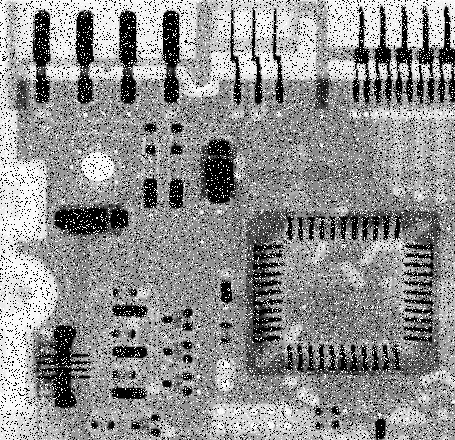
#> input picture Convolution 2D and Histogram Equalization/Median filter/Inputs/image.png, 455 x 440 px, found by its file name
$ python CLAHE.py
#> lines starting #> are read from the running program, lines starting #| are printed output that depends on the picture
import numpy as np
import cv2
import matplotlib.pyplot as plt

def calculate_histogram(image_path):


#> called with image_path = 'Inputs/image.png'
    image = cv2.imread(image_path, cv2.IMREAD_GRAYSCALE)
#> image is the input picture: shape (440, 455); min 0, max 255, mean 144.1


    hist = cv2.calcHist([image], [0], None, [256], [0, 256])
#> hist = 256 values, max 30628 at index 0, min 33 at index 254, mean 782


    clahe = cv2.createCLAHE(clipLimit=2.0, tileGridSize=(8,8))
    image_high_contrast = clahe.apply(image)
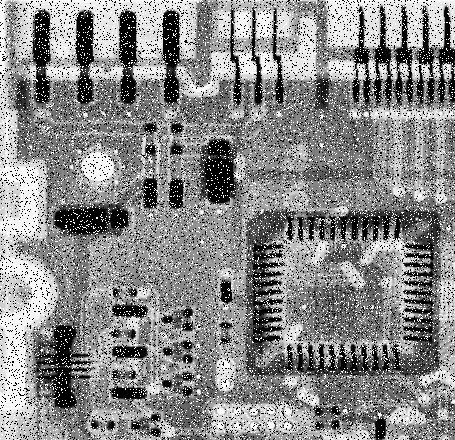
#> image_high_contrast: shape (440, 455); min 2, max 255, mean 136.7


    hist2 = cv2.calcHist([image_high_contrast], [0], None, [256], [0, 256])
#> hist2 = 256 values, max 20234 at index 2, min 0 at index 0, mean 782


    #Images Plot
    plt.figure(figsize=(10, 5))
    plt.subplot(1, 2, 1)
    plt.title('Original Image')
    plt.imshow(image, cmap="gray")
    plt.axis('off')

    plt.subplot(1, 2, 2)
    plt.title('CLAHE Image')
    plt.imshow(image_high_contrast, cmap="gray")
    plt.axis('off')

    plt.show()
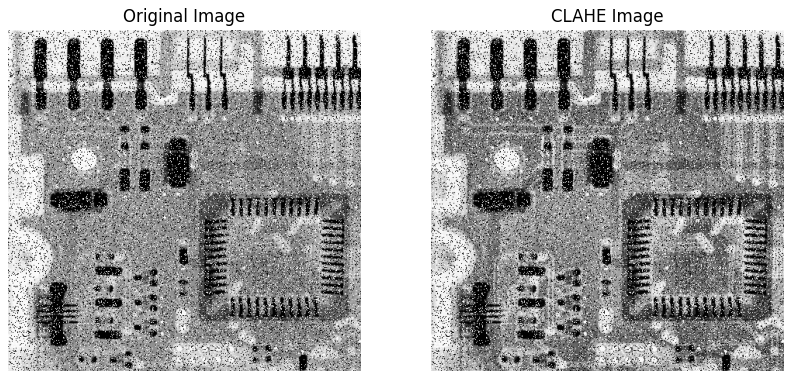
#> figure drawn by matplotlib, 2 panels

     #In one plot
    plt.figure(figsize=(10, 5))
    plt.plot(hist, color='r', label='Original Histogram')
    plt.plot(hist2, color='b', label='CLAHE Histogram')
    plt.title('Histogram Comparison')
    plt.xlabel('Pixel Value')
    plt.ylabel('Frequency')
    plt.legend()
    plt.show()
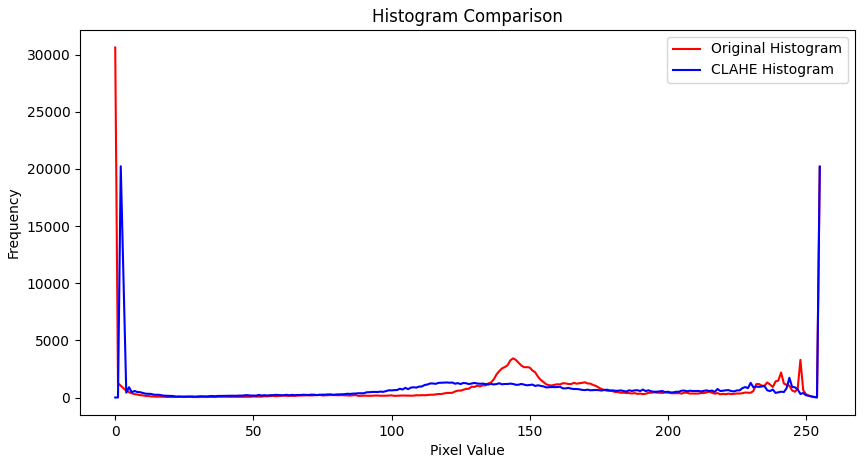
#> figure drawn by matplotlib, 1 panel; curve peaks at x = 0, y = 30628; curve peaks at x = 2, y = 20234


histogram_image = calculate_histogram("Inputs/image.png")
